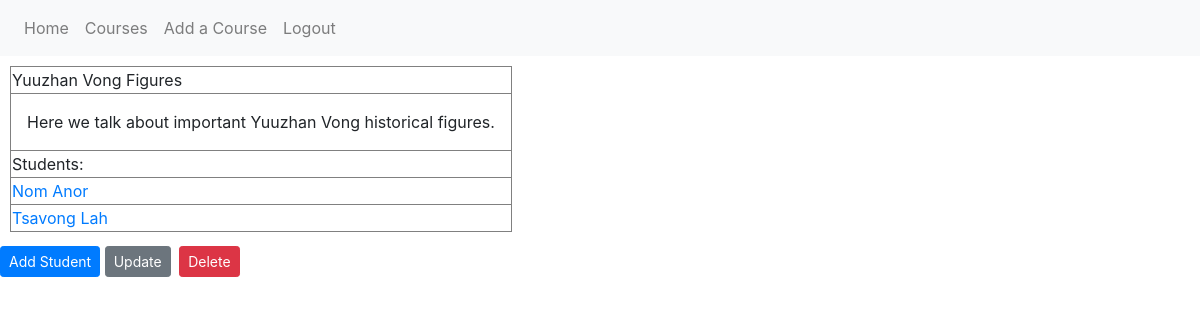
Before: /course/1 (signed in) with the older database file.
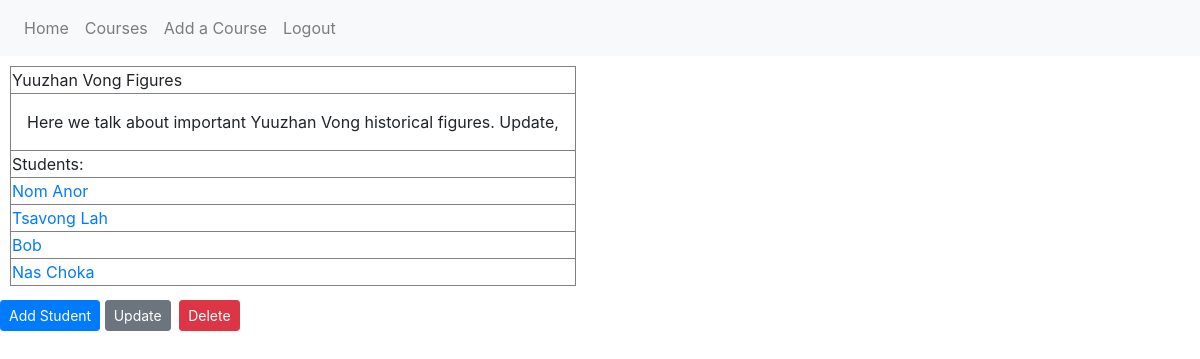
After: the same page with the newer database file.
### guide_and_teach/models.py (models this page shows, shortened)
class Course(db.Model):
    id = db.Column(db.Integer, primary_key=True)
    course_title = db.Column(db.String(100), nullable=False)
    course_desc = db.Column(db.Text, nullable=False)
    user_id = db.Column(db.Integer, db.ForeignKey('user.id'), nullable=False)
    student = db.relationship('Student', backref='course', lazy=True)

class Student(db.Model):
    id = db.Column(db.Integer, primary_key=True)
    user_id = db.Column(db.Integer, db.ForeignKey('user.id'))
    course_id = db.Column(db.Integer, db.ForeignKey('course.id'))
    student_name = db.Column(db.String(50))
    teacher = db.relationship('User', backref="user")
    courses = db.relationship('Course', backref="course")

### guide_and_teach/routes.py (the view)
@app.route('/course/<int:course_id>', methods=['GET','POST'])
@login_required
def single_course(course_id):
    course = Course.query.get_or_404(course_id)
    if course.user != current_user:
        abort(403)
    students = Student.query.all()
    return render_template('single_course.html', title='Course', course=course, students=students)

### guide_and_teach/models.py (called while the page is built)
@login_manager.user_loader
def load_user(user_id):
    return User.query.get(int(user_id))

### guide_and_teach/templates/single_course.html (shortened to what this page needs)
{% extends "layout.html" %}
{% block content %}
        <article>
            <table class="yes">
                <thead>
                    <tr>
                        <td>{{ course.course_title }}</td>
                    </tr>
                    <tr>
                        <td>
                            <p>{{ course.course_desc }}</p>
                        </td>
                    </tr>
                </thead>
                <tbody>
                    <tr>
                        <td>Students:</td>
                    </tr>
                    {% for student in students %}
                    {% if student.course == course %}
                    <tr>
                        <td><a href="{{ url_for('single_student', student_id=student.id) }}">{{ student.student_name }}</a></td>
                    </tr>
                    {% endif %}
                    {% endfor %}
                </tbody>
            </table>
            {% if course.user == current_user %}
            <div>
                <a class="btn btn-primary btn-sm mt-1 mb-1" href="{{ url_for('add_student', course_id=course.id) }}">Add Student</a>
                <a class="btn btn-secondary btn-sm mt-1 mb-1" href="{{ url_for('update_course', course_id=course.id)}}">Update</a>
                <button type="button" class="btn btn-danger btn-sm m-1" data-toggle="modal" data-target="#deleteModal">Delete</button>
            </div>
            {% endif %}
        </article>
{% endblock content %}

### guide_and_teach/templates/layout.html (shortened to what this page needs)
<!DOCTYPE html>
<html>
<head>
    <link rel="stylesheet" href="https://stackpath.bootstrapcdn.com/bootstrap/4.5.2/css/bootstrap.min.css">
    <link rel="stylesheet" type="text/css" href="{{ url_for('static', filename='style.css') }}">
</head>
<body>
    <nav class="navbar navbar-expand-lg navbar-light bg-light">
      {% if current_user.is_authenticated %}
        <div class="" id="navbarSupportedContent">
          <ul class="navbar-nav mr-auto">
            <li class="nav-item">
              <a class="nav-link" href="{{ url_for('home') }}">Home</a>
            </li>
            <li class="nav-item">
              <a class="nav-link" href="{{ url_for('course_home') }}">Courses</a>
            </li>
            <li class="nav-item">
              <a class="nav-link" href="{{ url_for('create_course') }}">Add a Course</a>
            </li>
            <li class="nav-item">
              <a class="nav-link" href="{{ url_for('logout') }}">Logout</a>
            </li>
          </ul>
        </div>
        {% endif %}
      </nav>
    {% block content %}{% endblock %}
</body>
</html>

### guide_and_teach/static/style.css (style rules this page uses)
p { padding: 10px; margin: 5px; }
table { border: 1px solid black; margin: 10px }
thead { border: 1px solid black; }
tr { border: 1px solid black ; }
td { border: .5px solid grey; }

Changed rows visible on the page:
changed Course "Yuuzhan Vong Figures": course_desc "Here we talk about important Yuuzhan Vong historical figures." → "Here we talk about important Yuuzhan Vong historical figures. Update,"
added Student: student_name "Bob"
added Student: student_name "Nas Choka"
